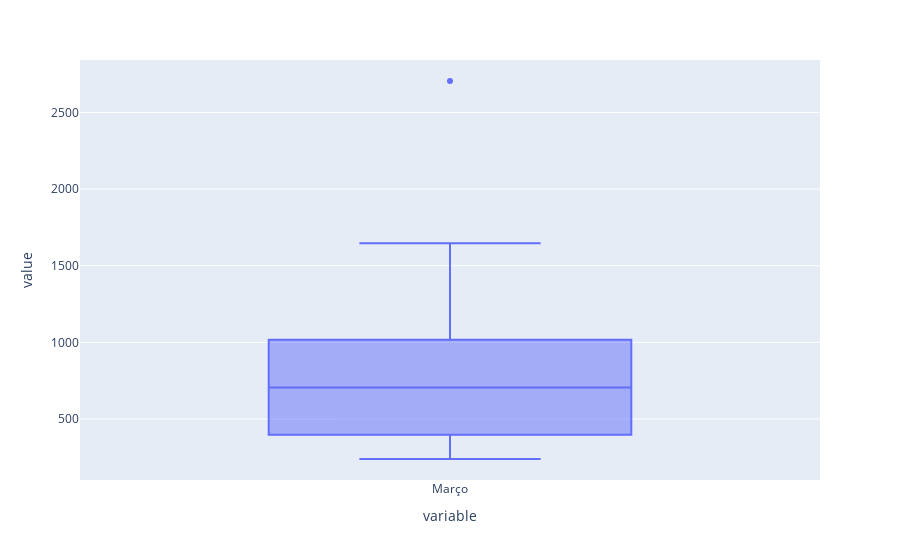

Notebook cell for this chart:
### Code cell
px.box(df['Março'])

### Figure 1 — Plotly figure (JSON) as saved in the notebook; plotly's stock layout.template omitted (floating-point values rounded to 4 significant figures)
{"data": [{"alignmentgroup": "True", "hovertemplate": "variable=%{x}<br>value=%{y}<extra></extra>", "legendgroup": "", "marker": {"color": "#636efa"}, "name": "", "notched": false, "offsetgroup": "", "orientation": "v", "showlegend": false, "type": "box", "x": ["Março", "Março", "Março", "Março", "Março", "Março", "Março", "Março", "Março", "Março", "Março", "Março", "Março", "Março", "Março", "Março", "Março", "Março", "Março", "Março", "Março"], "x0": " ", "xaxis": "x", "y": [399, 1113, 872, 1646, 558, 531, 606, 1140, 747, 374, 883, 239, 310, 402, 705, 309, 1515, 395, 925, 2705, 986], "y0": " ", "yaxis": "y"}], "layout": {"boxmode": "group", "legend": {"tracegroupgap": 0}, "margin": {"t": 60}, "xaxis": {"anchor": "y", "domain": [0, 1], "title": {"text": "variable"}}, "yaxis": {"anchor": "x", "domain": [0, 1], "title": {"text": "value"}}}}
